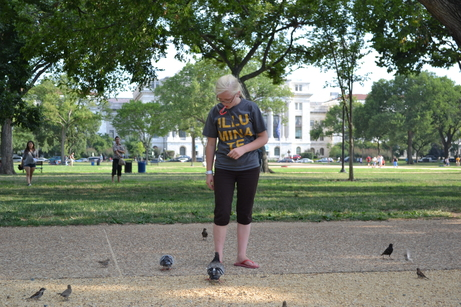
#> input picture test_imgs/orientation/2_1.jpg, 461 x 307 px; the run also reads 1 picture not shown here
$ python jpg_extractor.py   (Python 2 division)
#> lines starting #> are read from the running program, lines starting #| are printed output that depends on the picture

#! /usr/bin/env python

import os
import re
import PIL
from PIL import Image
from PIL.ExifTags import TAGS
import cv2
from datetime import datetime

project_path = os.path.abspath(os.path.join(__file__,"../.."))
script_path  = os.path.abspath(os.path.join(__file__,".."))

print('Todo: Config file, e.g. for thumbnail sizes')

class metadata_extractor():
    """docstring for JPEG_metadata"""
    def __init__(self, filename):
        # Set some basic values like the filename
        self.filename = filename

        # Assert that it's a file that exists and that it
        # ends in JPEG type extension.
        assert os.path.exists(self.filename)
        assert re.match(".*\.[j|J][p|P][e|E]?[g|G]$", self.filename), 'Filename must end in some variant of "JPEG".'

        # Get the directory
        self.file_dir = os.path.dirname( os.path.normpath( self.filename) )

        # Read the image for both the Exif data and the pixels.
        self.PIL_img = Image.open(self.filename)
        self.img_pixels = cv2.imread(self.filename)

        # Get shape info
        self.shape = self.img_pixels.shape[:2]
        self.height = self.shape[0]
        self.width = self.shape[1]

        # Define constants. Thumbnail sizes will be defined in a config file.
        self.cw_action = 'clockwise'
        self.ccw_action = 'ccw'
        self.r180_action = 'r_180'

        self.big_thumb_size = 400
        self.mid_thumb_size = 200
        self.small_thumb_size = 100


        self._get_exif_dict_()
        self._hash_img()
        self._get_date_taken_()
        self._make_thumbnails_()

        # Other stuff that I may want to stuff in to a method.
        self.orientation = self.exifDict['Orientation']


    def detect_matching_class(self, other_metadata_class):
        # Function to compare with other images. Requires an instance
        # of this class for the other image. Tests to see if the
        # hashes are equal and if the length and width dimensions
        # are equal (regardless of orientation)
        assert isinstance(other_metadata_class, metadata_extractor)

        if self.img_hash_val == other_metadata_class.img_hash_val \
            and set(self.shape) == set(other_metadata_class.shape):
            return True
        else:
            return False

    def detect_matching_values(self, other_hash, other_size):
        # Function to compare with other images. Requires the hash
        # for the other image and the image size. Tests to see if the
        # hashes are equal and if the length and width dimensions
        # are equal (regardless of orientation)
        if self.img_hash_val == other_hash and set(self.shape) == set(other_size):
            return True
        else:
            return False

    def _get_exif_dict_(self):
        # Get the exif values from PIL and write them to a dictionary.
        self.exifDict = {}
        info = self.PIL_img._getexif()
        for tag, value in info.items():
            decoded = TAGS.get(tag, tag)
            self.exifDict[decoded] = value

    def __rotate_cv_img__(self, rotate_command):
        # Helper function to rotate an OpenCV image. Found it on the internet somewhere,
        # but I have tested and know it works.
        if rotate_command == self.ccw_action:
            altered_img = cv2.transpose(self.img_pixels)
            altered_img = cv2.flip(altered_img, flipCode=0)
        elif rotate_command == self.cw_action:
            altered_img = cv2.transpose(self.img_pixels)
            altered_img = cv2.flip(altered_img, flipCode=1)
        elif rotate_command == self.r180_action:
            altered_img = cv2.flip(self.img_pixels, flipCode=0)
            altered_img = cv2.flip(altered_img, flipCode=1)
        else:
            raise ValueError('Rotate command passed was not valid')
            self.stop_event.set()

        return altered_img

    def _hash_img(self):
        # Find the hash of the image and all three other rotations.
        # The hash of the image is the minimum of all these hashes.
        # Useful for determining if an image is the same but rotated.

        # Hash the original
        hash_orig = hash(self.img_pixels.tostring())
        # Hash clockwise
        hash_cw = hash(
            self.__rotate_cv_img__(self.cw_action).tostring()
            )
        # Hash counter-clockwise
        hash_ccw = hash(
            self.__rotate_cv_img__(self.ccw_action).tostring()
            )
        # Hash rotated by 180
        hash_180 = hash(
            self.__rotate_cv_img__(self.r180_action).tostring()
            )

        # To detect simple rotations, we want the minimum hash. It cuts
        # our hash space somewhat, but collisions are still unlikely.
        minhash = min(hash_orig, hash_ccw, hash_cw, hash_180)
        self.img_hash_val = minhash

    def _get_date_taken_(self):
        # Default comparison date - we want the earliest date from the
        # exif data. We'll start with the dateTaken as now, and then
        # see if we can find anything earlier.
        self.dateTaken = datetime.now()
        # Flag for if we found a date taken in the EXIF data.
        self.dateTakenValid = False

        # Regex search for any Exif key with 'date' in it.
        dateSearch = re.compile('.*date.*', re.IGNORECASE)
        # dateTakenKeys = ['DateTime', 'DateTimeOriginal', 'DateTimeDigitized']
        dateTakenKeys = list(filter(dateSearch.match, self.exifDict.keys() ) )

        for exifKey in dateTakenKeys:
            datetaken_tmp = self.exifDict[exifKey]
            if datetaken_tmp is None:
                continue  # No value at this EXIF key
            else:
                # Check to see if this key has an earlier date than
                # our current data.
                date = datetime.strptime(datetaken_tmp, '%Y:%m:%d %H:%M:%S')
                if date < self.dateTaken:
                    self.dateTaken = date
                    self.dateTakenValid = True

    def _make_thumbnails_(self):
        # Function to make smaller thumbnails of the image.
        # If the desired size is smaller than we currently have,
        # then the thumbnail is just the image.
        min_dimension = float(min(self.shape))
        max_dimension = float(max(self.shape))

        if max_dimension / min_dimension > 2:
            raise ValueError('Aspect ratio of this image may need special handling when making thumbnail.')

        # I'm aware that this may need more work, if the aspect ratio is crazy.

        def __make_thumbnail__(thumb_size):
            ratio = thumb_size / min_dimension
            if ratio < 1:
                out_thumb = cv2.resize(self.img_pixels, dsize=(0, 0), fx = ratio, fy = ratio)
            else:
                out_thumb = self.img_pixels

            return out_thumb

        self.big_thumb = __make_thumbnail__(self.big_thumb_size)
        self.mid_thumb = __make_thumbnail__(self.mid_thumb_size)
        self.small_thumb = __make_thumbnail__(self.small_thumb_size)


if __name__ == '__main__':
    filename = os.path.join(project_path, 'test_imgs', 'orientation', '2_1.jpg' )
    f1 = metadata_extractor(filename)
#> in __init__, self.PIL_img is the input picture: PIL image 461x307 RGB; mean R, G, B 110.6, 119.1, 101.2
#> in _get_exif_dict_, `info = self.PIL_img._getexif()`: info = 51 items
#> the loop in _get_exif_dict_, `for tag, value in info.items():` made 51 passes
#> (tag, value, decoded) on passes 1, 2, 3, 4, 5, 6, 7, 8, 15, 16, 19, 20: (296, 2, 'ResolutionUnit'), (34665, 276, 'ExifOffset'), (271, 'NIKON CORPORATION', 'Make'), (272, 'NIKON D3100', 'Model'), (305, 'Ver.1.00 ', 'Software'), (274, 1, 'Orientation'), (306, '2016:09:16 22:44:39', 'DateTime'), (531, 2, 'YCbCrPositioning'), (36867, '2012:07:19 15:04:55', 'DateTimeOriginal'), (36868, '2012:07:19 15:04:55', 'DateTimeDigitized'), (37383, 5, 'MeteringMode'), (37384, 0, 'LightSource')
#> (tag, decoded) on passes 9 to 14: (37395, 'ImageHistory'), (282, 'XResolution'), (283, 'YResolution'), (36864, 'ExifVersion'), (37121, 'ComponentsConfiguration'), (37122, 'CompressedBitsPerPixel')
#> in _hash_img, `hash_orig = hash(self.img_pixels.tostring())`: hash_orig = -1986796715915525045
#> in __rotate_cv_img__, `altered_img = cv2.flip(altered_img, flipCode=1)`:
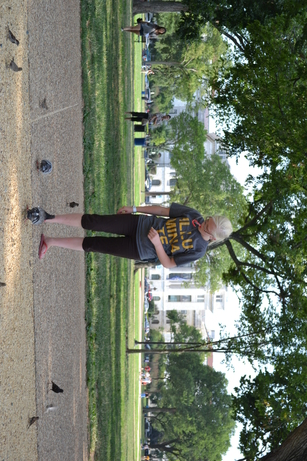
#> altered_img: shape (461, 307, 3); mean B, G, R 101.2, 119.1, 110.6
#> in _hash_img, `hash_cw = hash( self.__rotate_cv_img__(self.cw_action).tostring() )`: hash_cw = -8851476900624313112
#> call 2 of __rotate_cv_img__, with rotate_command = 'ccw'
#> in __rotate_cv_img__ (call 2), `altered_img = cv2.flip(altered_img, flipCode=0)`:
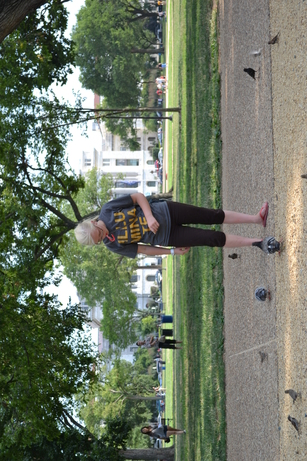
#> altered_img: shape (461, 307, 3); mean B, G, R 101.2, 119.1, 110.6
#> in _hash_img, `hash_ccw = hash( self.__rotate_cv_img__(self.ccw_action).tostring() )`: hash_ccw = 872323114666318487
#> call 3 of __rotate_cv_img__, with rotate_command = 'r_180'
#> in __rotate_cv_img__ (call 3), `altered_img = cv2.flip(self.img_pixels, flipCode=0)`:
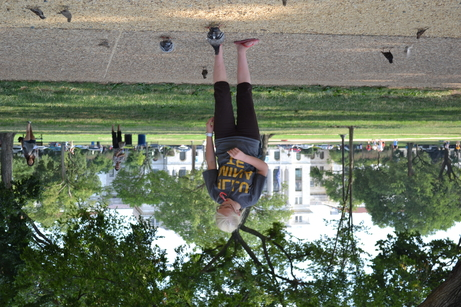
#> altered_img: shape (307, 461, 3); mean B, G, R 101.2, 119.1, 110.6
#> in __rotate_cv_img__ (call 3), `altered_img = cv2.flip(altered_img, flipCode=1)`:
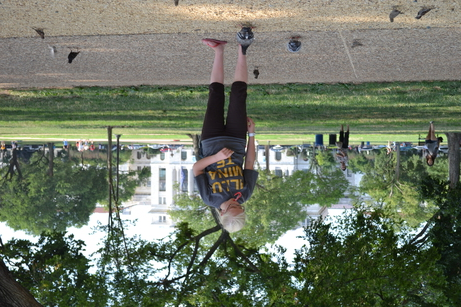
#> altered_img: shape (307, 461, 3); mean B, G, R 101.2, 119.1, 110.6
#> in _hash_img, `hash_180 = hash( self.__rotate_cv_img__(self.r180_action).tostring() )`: hash_180 = -7220490431080142558
#> in _hash_img, `minhash = min(hash_orig, hash_ccw, hash_cw, hash_180)`: minhash = -8851476900624313112
#> in _get_date_taken_, `dateTakenKeys = list(filter(dateSearch.match, self.exifDict.keys() ) )`: dateTakenKeys = ['DateTime', 'DateTimeOriginal', 'DateTimeDigitized']
#> the loop in _get_date_taken_, `for exifKey in dateTakenKeys:` made 3 passes
#> (exifKey, datetaken_tmp, self.dateTakenValid) on passes 1 to 2: ('DateTime', '2016:09:16 22:44:39', True), ('DateTimeOriginal', '2012:07:19 15:04:55', True)
#> after the loop in _get_date_taken_, `for exifKey in dateTakenKeys:`: self.dateTakenValid = True
#> call 3 of __make_thumbnail__, with thumb_size = 100
#> in __make_thumbnail__ (call 3), `out_thumb = cv2.resize(self.img_pixels, dsize=(0, 0), fx = ratio, fy =..`:
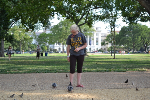
#> out_thumb: shape (100, 150, 3); mean B, G, R 100.9, 118.7, 110.2
#> in __init__, `self.orientation = self.exifDict['Orientation']`: self.orientation = 1
    print(f1.img_pixels.shape)
#| (307, 461, 3)

    filename = os.path.join(project_path, 'test_imgs', 'orientation', '2_8.jpg' )
    f2 = metadata_extractor(filename)
#> the loop in _get_exif_dict_ (call 2), `for tag, value in info.items():` made 51 passes
#> (tag, decoded) on passes 9, 10, 11, 12, 13, 14, 17, 18, 22, 23, 34, 35: (37395, 'ImageHistory'), (282, 'XResolution'), (283, 'YResolution'), (36864, 'ExifVersion'), (37121, 'ComponentsConfiguration'), (37122, 'CompressedBitsPerPixel'), (37380, 'ExposureBiasValue'), (37381, 'MaxApertureValue'), (37386, 'FocalLength'), (37510, 'UserComment'), (41728, 'FileSource'), (33434, 'ExposureTime')
#> call 4 of __rotate_cv_img__, with rotate_command = 'clockwise'
#> in __rotate_cv_img__ (call 4), `altered_img = cv2.transpose(self.img_pixels)`:
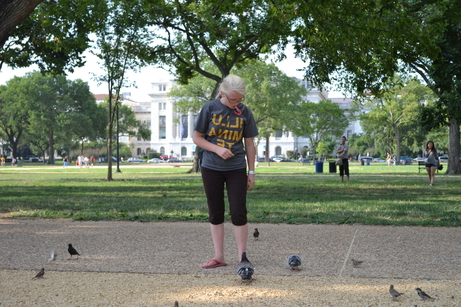
#> altered_img: shape (307, 461, 3); mean B, G, R 101.2, 119.1, 110.6
#> the loop in _get_date_taken_ (call 2), `for exifKey in dateTakenKeys:` made 3 passes
#> in __make_thumbnail__ (call 6), `out_thumb = cv2.resize(self.img_pixels, dsize=(0, 0), fx = ratio, fy =..`:
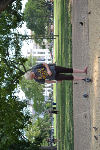
#> out_thumb: shape (150, 100, 3); mean B, G, R 100.9, 118.8, 110.3
    print(f2.img_pixels.shape)
#| (461, 307, 3)

    print f1.detect_matching_class(f2)
    print f1.detect_matching_values(f2.img_hash_val, f2.shape)
#| True
